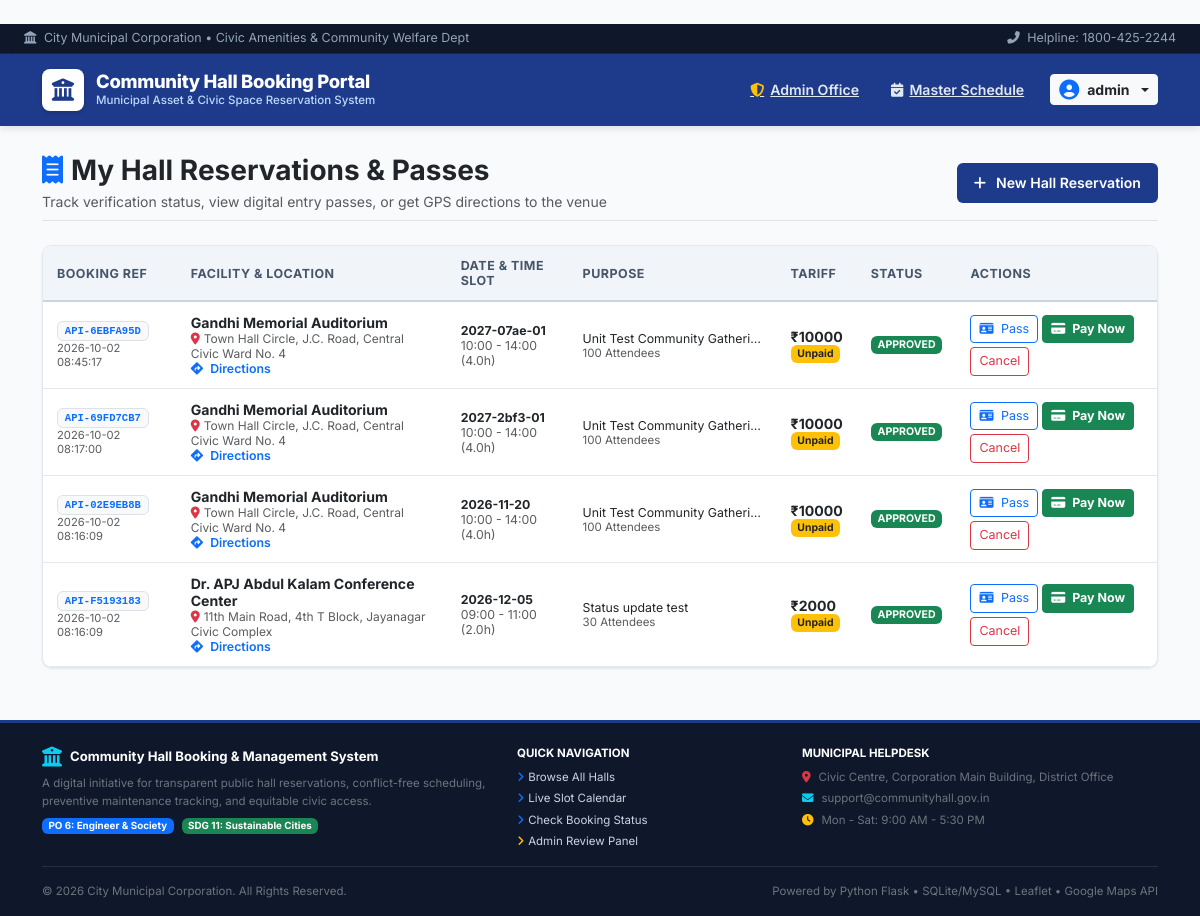
/my-bookings (signed in), run on an earlier commit of the app's database.
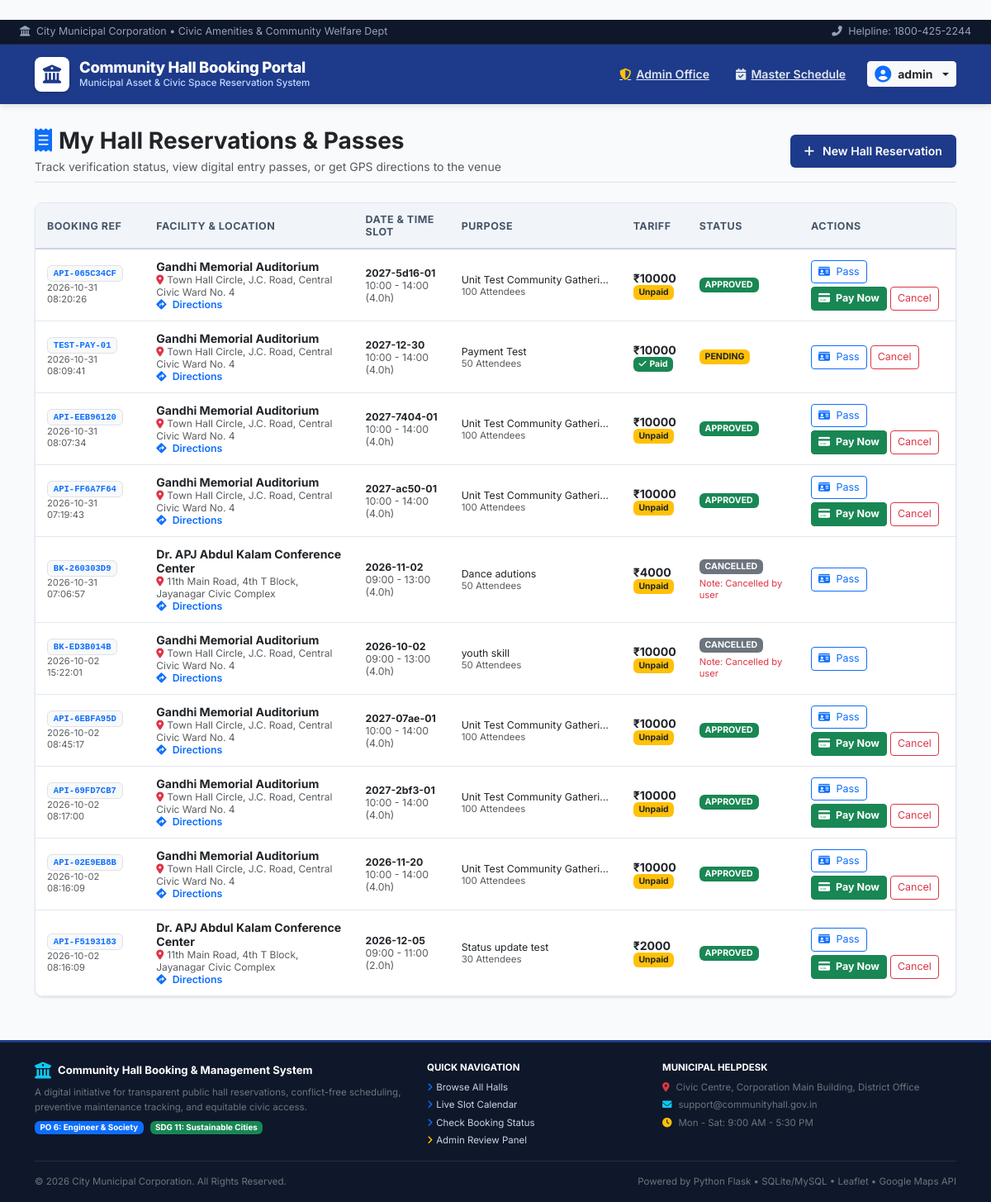
And on a later commit of the database.
### tables this page shows
CREATE TABLE bookings (
    id INTEGER PRIMARY KEY AUTOINCREMENT,
    booking_ref VARCHAR(20) NOT NULL UNIQUE,
    hall_id INTEGER NOT NULL,
    user_id INTEGER,
    username VARCHAR(50) NOT NULL,
    email VARCHAR(100) NOT NULL,
    booking_date VARCHAR(20) NOT NULL,
    start_time VARCHAR(10) NOT NULL,
    end_time VARCHAR(10) NOT NULL,
    purpose TEXT NOT NULL,
    attendees INTEGER NOT NULL,
    special_requirements TEXT,
    hours REAL NOT NULL,
    total_cost REAL NOT NULL,
    status VARCHAR(20) DEFAULT 'pending',
    reject_reason TEXT,
    created_at TIMESTAMP DEFAULT CURRENT_TIMESTAMP, payment_status VARCHAR(20) DEFAULT 'unpaid', transaction_id VARCHAR(50),
    FOREIGN KEY (hall_id) REFERENCES halls(id),
    FOREIGN KEY (user_id) REFERENCES users(id)
);

CREATE TABLE halls (
    id INTEGER PRIMARY KEY AUTOINCREMENT,
    name VARCHAR(100) NOT NULL,
    capacity INTEGER NOT NULL,
    amenities TEXT,
    price_per_hour REAL NOT NULL,
    description TEXT,
    location VARCHAR(100) DEFAULT 'Civic Center, Block 4',
    image_tag VARCHAR(50) DEFAULT 'auditorium',
    status VARCHAR(20) DEFAULT 'available'
, latitude REAL DEFAULT 12.9716, longitude REAL DEFAULT 77.5946, address TEXT DEFAULT '', image_url TEXT DEFAULT '');

### app.py (the view)
@app.route("/my-bookings")
@login_required
def my_bookings():
    user_bookings = db.get_bookings_by_user(session["user_id"])
    return render_template("my_bookings.html", bookings=user_bookings)

### app.py (called while the page is built)
def login_required(f):
    @wraps(f)
    def decorated(*args, **kwargs):
        if "loggedin" not in session:
            flash("Please sign in to access this page.", "warning")
            return redirect(url_for("login"))
        return f(*args, **kwargs)
    return decorated

### db.py (called while the page is built)
def get_connection():
    conn = sqlite3.connect(DB_PATH)
    conn.row_factory = sqlite3.Row
    return conn

def get_bookings_by_user(user_id):
    conn = get_connection()
    bookings = conn.execute("""
        SELECT b.*, h.name as hall_name, h.location as hall_location, h.address as hall_address, h.latitude, h.longitude
        FROM bookings b
        JOIN halls h ON b.hall_id = h.id
        WHERE b.user_id = ?
        ORDER BY b.created_at DESC
    """, (user_id,)).fetchall()
    conn.close()
    return [dict(b) for b in bookings]

### templates/my_bookings.html (shortened to what this page needs)
﻿{% extends "base.html" %}
{% block content %}
<div class="d-flex flex-wrap justify-content-between align-items-center mb-4 pb-2 border-bottom">
    <div>
        <h3 class="fw-bold text-dark mb-1"><i class="fas fa-receipt text-primary me-2"></i>My Hall Reservations & Passes</h3>
        <p class="text-muted small mb-0">Track verification status, view digital entry passes, or get GPS directions to the venue</p>
    </div>
    <div class="mt-2 mt-md-0">
        <a href="/halls" class="btn btn-civic btn-sm">
            <i class="fas fa-plus me-1"></i> New Hall Reservation
        </a>
    </div>
</div>
<div class="civic-card p-0 overflow-hidden">
    <div class="table-responsive">
        <table class="table-civic">
            <thead>
                <tr>
                    <th>Booking Ref</th>
                    <th>Facility & Location</th>
                    <th>Date & Time Slot</th>
                    <th>Purpose</th>
                    <th>Tariff</th>
                    <th>Status</th>
                    <th>Actions</th>
                </tr>
            </thead>
            <tbody>
                {% if bookings %}
                    {% for b in bookings %}
                    <tr>
                        <td>
                            <span class="badge bg-light text-primary border font-monospace">{{ b.booking_ref }}</span>
                            <div class="text-muted small" style="font-size:0.7rem;">{{ b.created_at }}</div>
                        </td>
                        <td>
                            <div class="fw-bold text-dark">{{ b.hall_name }}</div>
                            <div class="text-muted small" style="font-size:0.75rem;">
                                <i class="fas fa-map-marker-alt text-danger me-1"></i>{{ b.hall_address or b.hall_location }}
                            </div>
                            <a href="https://www.google.com/maps/dir/?api=1&destination={{ b.latitude }},{{ b.longitude }}" target="_blank" class="small text-primary text-decoration-none fw-semibold">
                                <i class="fas fa-diamond-turn-right me-1"></i> Directions
                            </a>
                        </td>
                        <td>
                            <div class="fw-bold text-dark small">{{ b.booking_date }}</div>
                            <div class="text-muted small">{{ b.start_time }} - {{ b.end_time }} ({{ b.hours }}h)</div>
                        </td>
                        <td>
                            <div class="text-dark small text-truncate" style="max-width:180px;" title="{{ b.purpose }}">{{ b.purpose }}</div>
                            <div class="text-muted small" style="font-size:0.72rem;">{{ b.attendees }} Attendees</div>
                        </td>
                        <td>
                            <span class="fw-bold text-dark">₹{{ b.total_cost|int }}</span>
                            {% if b.payment_status == 'paid' %}
                            <div><span class="badge bg-success" style="font-size:0.65rem;"><i class="fas fa-check me-1"></i>Paid</span></div>
                            {% else %}
                            <div><span class="badge bg-warning text-dark" style="font-size:0.65rem;">Unpaid</span></div>
                            {% endif %}
                        </td>
                        <td>
                            <span class="badge {% if b.status == 'approved' %}bg-success{% elif b.status == 'pending' %}bg-warning text-dark{% elif b.status == 'cancelled' %}bg-secondary{% else %}bg-danger{% endif %} text-uppercase">
                                {{ b.status }}
                            </span>
                            {% if b.reject_reason %}
                            <div class="text-danger small mt-1" style="font-size:0.7rem;">
                                Note: {{ b.reject_reason }}
                            </div>
                            {% endif %}
                        </td>
                        <td>
                            <div class="d-flex gap-1 flex-wrap">
                                <button type="button" class="btn btn-sm btn-outline-primary" onclick="viewReceipt({{ b|tojson }})" style="font-size:0.78rem;">
                                    <i class="fas fa-id-card me-1"></i> Pass
                                </button>
                                {% if b.payment_status != 'paid' and b.status not in ['cancelled', 'rejected'] %}
                                <button type="button" class="btn btn-sm btn-success fw-bold" onclick="openPaymentModal({{ b.id }}, {{ b.total_cost }}, '{{ b.booking_ref }}')" style="font-size:0.78rem;">
                                    <i class="fas fa-credit-card me-1"></i> Pay Now
                                </button>
                                {% endif %}
                                {% if b.status in ['pending', 'approved'] %}
                                <form method="POST" action="/cancel-booking/{{ b.id }}" onsubmit="return confirm('Are you sure you want to cancel this booking?');">
                                    <button type="submit" class="btn btn-sm btn-outline-danger" style="font-size:0.78rem;">
                                        Cancel
                                    </button>
                                </form>
                                {% endif %}
                            </div>
                        </td>
                    </tr>
                    {% endfor %}
                {% endif %}
            </tbody>
        </table>
    </div>
</div>
{% endblock %}

### templates/base.html (shortened to what this page needs)
﻿<!DOCTYPE html>
<html lang="en">
<head>
    <link href="https://cdn.jsdelivr.net/npm/bootstrap@5.3.2/dist/css/bootstrap.min.css" rel="stylesheet">
    <link href="https://cdnjs.cloudflare.com/ajax/libs/font-awesome/6.5.0/css/all.min.css" rel="stylesheet">
    <link rel="stylesheet" href="https://unpkg.com/leaflet@1.9.4/dist/leaflet.css"/>
</head>
<body>
<div class="gov-topbar">
    <div>
        <span><i class="fas fa-landmark me-1"></i> City Municipal Corporation &bull; Civic Amenities & Community Welfare Dept</span>
    </div>
    <div>
        <span><i class="fas fa-phone-alt me-1"></i> Helpline: 1800-425-2244</span>
    </div>
</div>
<nav class="navbar navbar-expand-lg civic-navbar">
    <div class="container">
        <a class="navbar-brand" href="/dashboard">
            <div class="brand-emblem">
                <i class="fas fa-building-columns"></i>
            </div>
            <div>
                <div class="brand-title">Community Hall Booking Portal</div>
                <div class="brand-subtitle">Municipal Asset & Civic Space Reservation System</div>
            </div>
        </a>
        <div class="collapse navbar-collapse" id="civicNav">
            <ul class="navbar-nav ms-auto mb-2 mb-lg-0 align-items-lg-center gap-1">
                {% if session.get('is_admin') %}
                    <li class="nav-item">
                        <a class="nav-link-custom {% if request.endpoint == 'admin_panel' %}active{% endif %}" href="/admin">
                            <i class="fas fa-shield-alt text-warning"></i> Admin Office
                        </a>
                    </li>
                    <li class="nav-item">
                        <a class="nav-link-custom {% if request.endpoint == 'availability' %}active{% endif %}" href="/availability">
                            <i class="fas fa-calendar-check"></i> Master Schedule
                        </a>
                    </li>
                {% endif %}
                <li class="nav-item dropdown ms-lg-2">
                    <a class="btn btn-sm btn-light text-dark fw-bold dropdown-toggle d-flex align-items-center gap-2" href="#" role="button" data-bs-toggle="dropdown">
                        <i class="fas fa-user-circle text-primary fs-5"></i>
                        <span>{{ session.get('username', 'Account') }}</span>
                    </a>
                </li>
            </ul>
        </div>
    </div>
</nav>
<div class="content-wrapper">
    <div class="container">
        {% block content %}{% endblock %}
    </div>
</div>
<footer class="civic-footer">
    <div class="container">
        <div class="row g-4 mb-3">
            <div class="col-12 col-md-5">
                <div class="d-flex align-items-center gap-2 mb-2 text-white fw-bold">
                    <i class="fas fa-building-columns text-info fs-5"></i>
                    <span>Community Hall Booking & Management System</span>
                </div>
                <p class="small text-secondary mb-2">
                    A digital initiative for transparent public hall reservations, conflict-free scheduling, preventive maintenance tracking, and equitable civic access.
                </p>
                <div class="d-flex gap-2">
                    <span class="badge bg-primary">PO 6: Engineer & Society</span>
                    <span class="badge bg-success">SDG 11: Sustainable Cities</span>
                </div>
            </div>
            <div class="col-6 col-md-3">
                <h6 class="text-white fw-bold small text-uppercase mb-2">Quick Navigation</h6>
                <ul class="list-unstyled small mb-0">
                    <li class="mb-1"><a href="/halls"><i class="fas fa-angle-right me-1 text-primary"></i>Browse All Halls</a></li>
                    <li class="mb-1"><a href="/availability"><i class="fas fa-angle-right me-1 text-primary"></i>Live Slot Calendar</a></li>
                    <li class="mb-1"><a href="/my-bookings"><i class="fas fa-angle-right me-1 text-primary"></i>Check Booking Status</a></li>
                    {% if session.get('is_admin') %}
                    <li><a href="/admin"><i class="fas fa-angle-right me-1 text-warning"></i>Admin Review Panel</a></li>
                    {% endif %}
                </ul>
            </div>
            <div class="col-6 col-md-4">
                <h6 class="text-white fw-bold small text-uppercase mb-2">Municipal Helpdesk</h6>
                <p class="small text-secondary mb-1"><i class="fas fa-map-marker-alt text-danger me-2"></i>Civic Centre, Corporation Main Building, District Office</p>
                <p class="small text-secondary mb-1"><i class="fas fa-envelope text-info me-2"></i>support@communityhall.gov.in</p>
                <p class="small text-secondary mb-0"><i class="fas fa-clock text-warning me-2"></i>Mon - Sat: 9:00 AM - 5:30 PM</p>
            </div>
        </div>
        <hr class="border-secondary opacity-25 my-3">
        <div class="d-flex flex-wrap justify-content-between align-items-center small text-secondary">
            <div>&copy; 2026 City Municipal Corporation. All Rights Reserved.</div>
            <div>Powered by Python Flask &bull; SQLite/MySQL &bull; Leaflet &bull; Google Maps API</div>
        </div>
    </div>
</footer>
</body>
</html>

### templates/base.html (style rules this page uses)
:root { --civic-navy: #1e3a8a; --civic-blue: #2563eb; --civic-dark: #0f172a; --civic-bg: #f8fafc; --civic-card-bg: #ffffff; --civic-border: #e2e8f0; --civic-text: #1e293b; --civic-muted: #64748b; --civic-accent: #0284c7; }
* { margin: 0; padding: 0; box-sizing: border-box; }
body { font-family: 'Inter', -apple-system, BlinkMacSystemFont, "Segoe UI", Roboto, sans-serif; background-color: var(--civic-bg); color: var(--civic-text); min-height: 100vh; display: flex; flex-direction: column; }
.gov-topbar { background: #0f172a; color: #94a3b8; font-size: 0.78rem; padding: 5px 24px; display: flex; justify-content: space-between; align-items: center; border-bottom: 1px solid #1e293b; }
.civic-navbar { background: #1e3a8a; box-shadow: 0 2px 8px rgba(0,0,0,0.12); padding: 10px 0; position: sticky; top: 0; z-index: 1020; }
.navbar-brand { display: flex; align-items: center; gap: 12px; color: #ffffff !important; text-decoration: none; }
.brand-emblem { width: 42px; height: 42px; background: #ffffff; color: #1e3a8a; border-radius: 8px; display: flex; align-items: center; justify-content: center; font-size: 1.4rem; box-shadow: 0 2px 4px rgba(0,0,0,0.15); }
.brand-title { font-weight: 800; font-size: 1.15rem; line-height: 1.2; color: #ffffff; letter-spacing: -0.3px; }
.brand-subtitle { font-size: 0.72rem; color: #bfdbfe; font-weight: 500; }
.nav-link-custom { color: #e2e8f0 !important; font-size: 0.88rem; font-weight: 600; padding: 8px 14px !important; border-radius: 6px; transition: all 0.2s; display: flex; align-items: center; gap: 6px; }
.content-wrapper { flex: 1; padding: 28px 0; }
.civic-card { background: var(--civic-card-bg); border: 1px solid var(--civic-border); border-radius: 10px; box-shadow: 0 1px 3px rgba(0,0,0,0.06), 0 1px 2px rgba(0,0,0,0.04); padding: 24px; margin-bottom: 24px; transition: box-shadow 0.2s; }
.btn-civic { background-color: var(--civic-navy); color: #ffffff; font-weight: 600; font-size: 0.88rem; border-radius: 6px; padding: 8px 16px; border: 1px solid transparent; display: inline-flex; align-items: center; gap: 6px; text-decoration: none; transition: all 0.2s; }
.table-civic { width: 100%; border-collapse: collapse; }
.table-civic th { background: #f1f5f9; color: #475569; font-size: 0.78rem; font-weight: 700; text-transform: uppercase; letter-spacing: 0.5px; padding: 12px 14px; border-bottom: 2px solid #cbd5e1; }
.table-civic td { padding: 12px 14px; border-bottom: 1px solid #e2e8f0; font-size: 0.88rem; vertical-align: middle; }
.civic-footer { background: #0f172a; color: #94a3b8; font-size: 0.82rem; padding: 24px 0 16px; border-top: 3px solid #1e3a8a; margin-top: auto; }
.civic-footer a { color: #cbd5e1; text-decoration: none; }

What changed in the data, as far as the page shows it:
added bookings: booking_ref "API-065C34CF", created_at "2026-10-31 08:20:26", hall_name "Gandhi Memorial Auditorium", address "Town Hall Circle, J.C. Road, Central Civic Ward No. 4", booking_date "2027-5d16-01", start_time "10:00", end_time "14:00", hours "4.0", purpose "Unit Test Community Gatheri…", attendees "100", total_cost "10000", payment_status "Unpaid", status "APPROVED"
added bookings: booking_ref "TEST-PAY-01", created_at "2026-10-31 08:09:41", hall_name "Gandhi Memorial Auditorium", address "Town Hall Circle, J.C. Road, Central Civic Ward No. 4", booking_date "2027-12-30", start_time "10:00", end_time "14:00", hours "4.0", purpose "Payment Test", attendees "50", total_cost "10000", payment_status "paid" (drawn), status "PENDING"
added bookings: booking_ref "API-EEB96120", created_at "2026-10-31 08:07:34", hall_name "Gandhi Memorial Auditorium", address "Town Hall Circle, J.C. Road, Central Civic Ward No. 4", booking_date "2027-7404-01", start_time "10:00", end_time "14:00", hours "4.0", purpose "Unit Test Community Gatheri…", attendees "100", total_cost "10000", payment_status "Unpaid", status "APPROVED"
added bookings: booking_ref "API-FF6A7F64", created_at "2026-10-31 07:19:43", hall_name "Gandhi Memorial Auditorium", address "Town Hall Circle, J.C. Road, Central Civic Ward No. 4", booking_date "2027-ac50-01", start_time "10:00", end_time "14:00", hours "4.0", purpose "Unit Test Community Gatheri…", attendees "100", total_cost "10000", payment_status "Unpaid", status "APPROVED"
added bookings: booking_ref "BK-260303D9", created_at "2026-10-31 07:06:57", hall_name "Dr. APJ Abdul Kalam Conference Center", address "11th Main Road, 4th T Block, Jayanagar Civic Complex", booking_date "2026-11-02", start_time "09:00", end_time "13:00", hours "4.0", purpose "Dance adutions", attendees "50", total_cost "4000", payment_status "Unpaid", status "CANCELLED", reject_reason "Cancelled by user"
added bookings: booking_ref "BK-ED3B014B", created_at "2026-10-02 15:22:01", hall_name "Gandhi Memorial Auditorium", address "Town Hall Circle, J.C. Road, Central Civic Ward No. 4", booking_date "2026-10-02", start_time "09:00", end_time "13:00", hours "4.0", purpose "youth skill", attendees "50", total_cost "10000", payment_status "Unpaid", status "CANCELLED", reject_reason "Cancelled by user"
